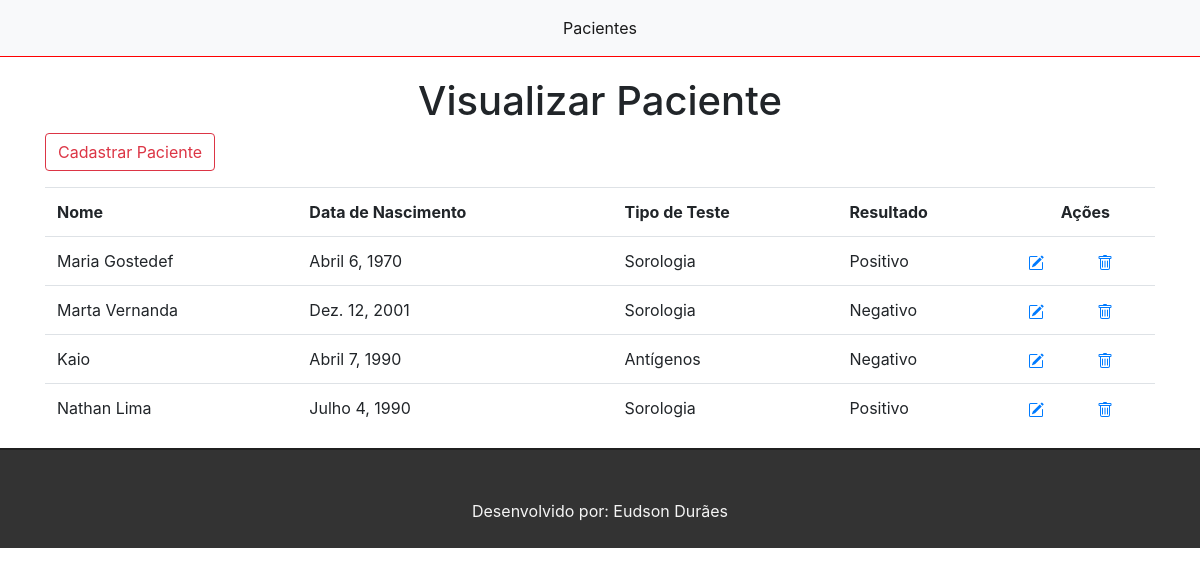
The app's page /, older data.
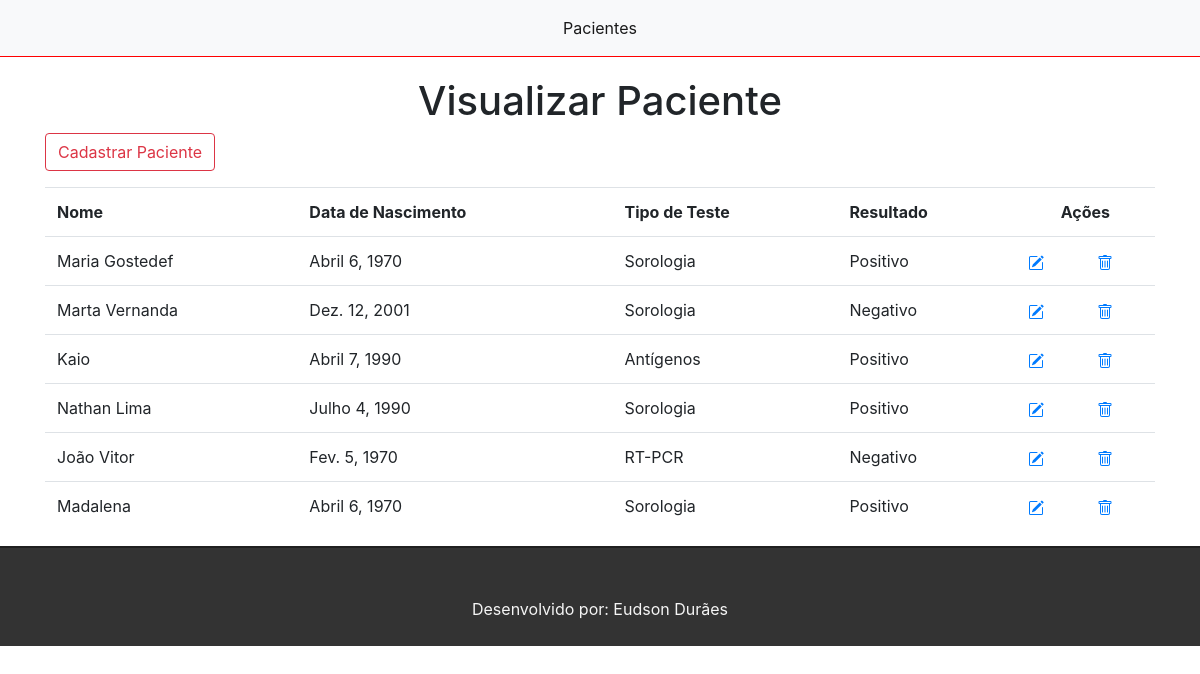
The same page, newer data.
### ManterPacientes/models.py (models this page shows, shortened)
class Paciente(models.Model):
    Testes = (
        ("RT-PCR","RT-PCR"),("Sorologia","Sorologia"),("Teste Rápido","Teste Rápido"),("Antígenos","Antígenos"),("Teste Rápido - Anticorpos","Teste Rápido - Anticorpos")
    )
    Resultados = (
        ("Positivo","Positivo"),("Negativo","Negativo")
    )
    NomeCompleto = models.CharField(max_length=30)
    DataNascimento = models.DateField()
    TipoTeste = models.CharField(choices=Testes, max_length=30)
    ResultadoTeste = models.CharField(choices=Resultados, max_length=30)
    created_at = models.DateTimeField(auto_now_add=True)
    updated_at = models.DateTimeField(auto_now=True)

### ManterPacientes/views.py (the view)
# urls.py: path('', views.VisualizarPaciente, name='VisualizarPaciente'),
def VisualizarPaciente(request):
    pacientes = Paciente.objects.all()
    return render(request, 'VisualizarPaciente.html',{'Pacientes':pacientes})

### ManterPacientes/templates/VisualizarPaciente.html (shortened to what this page needs)
{% extends 'base.html' %}
{%block Conteudo%}
<h1>Visualizar Paciente</h1>
<div>
    <table class="table mt-3">
        <a class="btn btn-outline-danger" href="{% url 'CadastroPaciente' %}">Cadastrar Paciente</a>
        <tr><th>Nome</th><th>Data de Nascimento</th><th>Tipo de Teste</th><th>Resultado</th><th style="text-align: center;"  colspan="2">Ações</th></tr>
        {% for Paciente in Pacientes %}
        <tr><td>{{Paciente.NomeCompleto}}</td> <td>{{Paciente.DataNascimento}}</td> <td>{{Paciente.TipoTeste}}</td> <td>{{Paciente.ResultadoTeste}}</td>
        <td>
            <a href="{% url 'AlterarPaciente' Paciente.id %}">
            </a>
        </td>
        <td>
            <a href="{% url 'ExcluirPaciente' Paciente.id %}">
            </a>
        </td>
    </tr>
        {% endfor %}
    </table>
</div>
{%endblock%}

Row changes from the older to the newer data that the page shows:
changed Paciente "Kaio": ResultadoTeste "Negativo" → "Positivo"
added Paciente: NomeCompleto "João Vitor", DataNascimento "Fev. 5, 1970", TipoTeste "RT-PCR", ResultadoTeste "Negativo"
added Paciente: NomeCompleto "Madalena", DataNascimento "Abril 6, 1970", TipoTeste "Sorologia", ResultadoTeste "Positivo"
